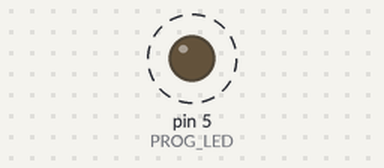
This sketch was run on a simulated Arduino Uno, built with avr-gcc and run on an emulated ATmega328P. Parts: output pins drawn as LEDs (lit = HIGH). Dashed ring = blinking.

Above: at 0.2 s.
Timing chart, 0 to 3.0 s (numbered marks = the images above):
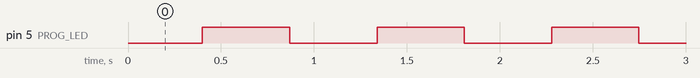

Measured:
- by itself, pin 5 (PROG_LED): alternates HIGH for 0.47 s and LOW for 0.47 s

The sketch:

RS485-loop2.ino
```cpp
// 9600 57600 works fine, 115200 not working
#include <SoftwareSerial.h>

#define RS485_RX 16
#define RS485_TX 17

#define CAN_RX 22
#define CAN_TX 23

#define SW1_CTRL 12
#define SW1_Status 13

#define SW2_CTRL 19 // not solder
#define SW2_Status 18

#define PROG_LED 5
#define PWR_ADC 33

#define BAUD_RATE 9600

SoftwareSerial RS485;
SoftwareSerial sCAN;

void setup()
{
  pinMode(PROG_LED, OUTPUT);

  Serial.begin(9600);
  RS485.begin(BAUD_RATE, SWSERIAL_8N1, RS485_RX, RS485_TX, false, 95, 11);
  sCAN.begin(BAUD_RATE, SWSERIAL_8N1, CAN_RX, CAN_TX, false, 95, 11);

}

void loop()
{
  delay(400);
  digitalWrite(PROG_LED, HIGH);
  RS485.println("\nSoftware serial test started 1");
  sCAN.println("\nSoftware serial test started 1");

  delay(400);
  digitalWrite(PROG_LED, LOW);
  RS485.println("\nSoftware serial test started 2");
  sCAN.println("\nSoftware serial test started 2");

  delay(400);
  digitalWrite(PROG_LED, HIGH);
  RS485.println("\nSoftware serial test started 3");
  sCAN.println("\nSoftware serial test started 3");

  delay(400);
  digitalWrite(PROG_LED, LOW);
  RS485.println("\nSoftware serial test started 4");
  sCAN.println("\nSoftware serial test started 4");
}

// void loop() {
//   while (RS485.available() > 0) {
//     Serial.write(RS485.read());
//     yield();
//   }
//   while (Serial.available() > 0) {
//     RS485.write(Serial.read());
//     yield();
//   }

// }
```
